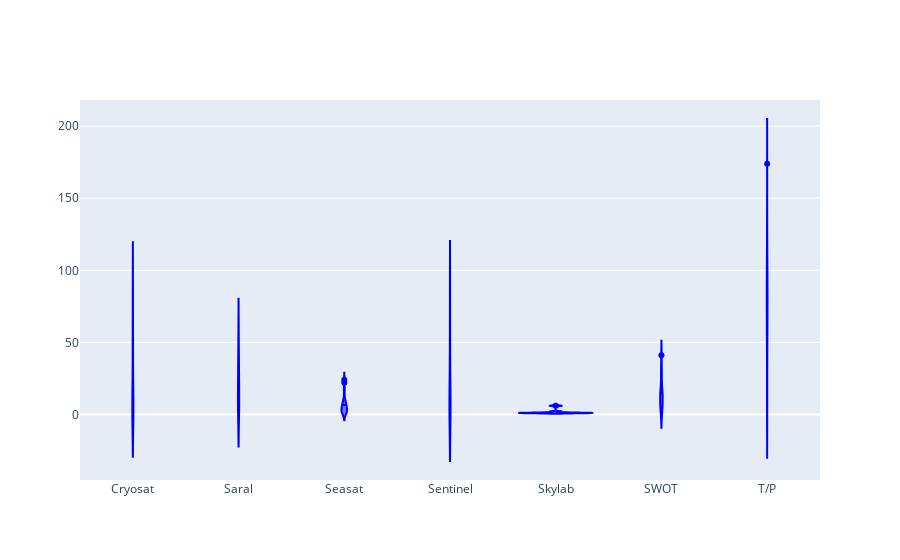

Notebook code cell kept with this figure:
### Code cell
import plotly.graph_objects as go
import pandas as pd

# df = pd.read_csv("https://raw.githubusercontent.com/plotly/datasets/master/violin_data.csv")

fig = go.Figure()

fig.add_trace(go.Violin(x=df['sat'],
                        y=df['Record Count'],
                        legendgroup='Yes', scalegroup='Yes', name='Yes',
                        # side='negative',
                        line_color='blue')
             )
# fig.add_trace(go.Violin(x=df['day'][ df['smoker'] == 'No' ],
#                         y=df['total_bill'][ df['smoker'] == 'No' ],
#                         # legendgroup='No', scalegroup='No', name='No',
#                         side='positive',
#                         line_color='orange')
#              )
fig.update_traces(meanline_visible=True)
fig.update_layout(violingap=0, violinmode='overlay')
fig.show()

### Figure 1 — Plotly figure (JSON) as saved in the notebook; plotly's stock layout.template omitted (floating-point values rounded to 4 significant figures; data arrays with more than 128 entries replaced by an {"elided": "..."} marker saying what was removed)
{"data": [{"legendgroup": "Yes", "line": {"color": "blue"}, "meanline": {"visible": true}, "name": "Yes", "scalegroup": "Yes", "type": "violin", "x": {"elided": "139 str values"}, "y": {"elided": "139 int values"}}], "layout": {"autosize": true, "violingap": 0, "violinmode": "overlay", "xaxis": {"autorange": true, "range": [-0.5, 6.5], "type": "category"}, "yaxis": {"autorange": true, "range": [-45.53, 218.2], "type": "linear"}}}
